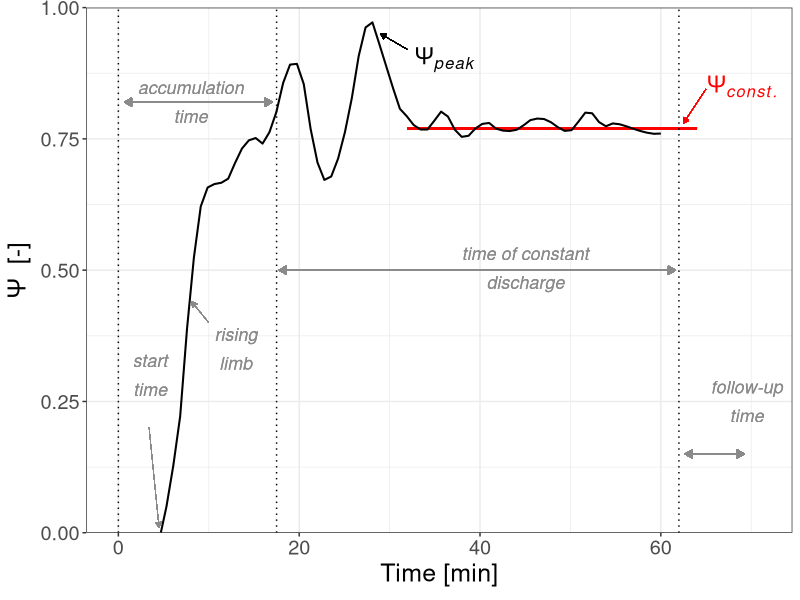

The R script that drew this image:
# ~~~~~~~~~~~~~~~~~~~~~~~~~~~~~~~~~~~~~~~~~~~~~~~~~~~~~~~~~~~~~~~~~~~~~~~~~~~~ #
# Conceptual hydrograph (Fig. 03)
# ~~~~~~~~~~~~~~~~~~~~~~~~~~~~~~~~~~~~~~~~~~~~~~~~~~~~~~~~~~~~~~~~~~~~~~~~~~~~ #

library("tidyverse")

# Load data ----
dat <- read_csv("dat/interim/plt_irrigation_example.csv")

# Basic line plot with points
p1 <- ggplot(data = dat, aes(x = t, y = AK, group = type)) +
  theme_bw()
p1 <- ggplot(data = dat, aes(x = t, y = AK, group = type)) +
  theme_bw() +
  theme(
    text = element_text(size = 18),
    legend.position = "none",
    axis.title.y.right = element_text(color = "blue"),
    axis.text.y.right = element_text(color = "blue"),
    axis.line.y.right = element_line(color = "blue"),
    axis.ticks.y.right = element_line(color = "blue")
  ) +
  xlab(expression(Time ~ "[min]")) +
  ylab(expression(Psi ~ " [-]")) +
  scale_y_continuous(expand = c(0, 0)) +
  coord_cartesian(xlim = c(0, 71), ylim = c(0, 1)) +
  geom_segment(aes(x = 32, xend = 64, y = 0.77, yend = 0.77), linetype = "solid", color = "red", size = 0.7) +
  geom_smooth(aes(color = type, size = type, linetype = type), method = "loess", se = FALSE, span = 0.15) +
  scale_linetype_manual(values = c("solid", "solid", "dashed")) +
  scale_color_manual(values = c("black", "blue", "royalblue1")) +
  scale_size_manual(values = c(0.7, 0.7, 0.7)) +
  geom_vline(xintercept = 0, linetype = "dotted", color = "black", size = 0.5) +
  geom_vline(xintercept = 17.5, linetype = "dotted", color = "black", size = 0.5) +
  geom_vline(xintercept = 62, linetype = "dotted", color = "black", size = 0.5) +
  geom_segment(aes(x = 32, y = 0.92, xend = 29, yend = 0.95), size = 0.2, arrow = arrow(length = unit(1.5, "mm"), type = "closed")) +
  annotate("text", x = 36, y = 0.90, label = expression(Psi[italic(peak)]), size = 6) +
  geom_segment(aes(x = 65, y = 0.845, xend = 62.5, yend = 0.78), size = 0.2, color = "red", arrow = arrow(length = unit(1.5, "mm"), type = "closed")) +
  annotate("text", x = 69, y = 0.85, label = expression(Psi[italic(const.)]), size = 6, color = "red") +
  # geom_segment(aes(x = 0.7, y = 0.2, xend = 6.1, yend = 0.2), size = 0.4, color = "grey54", arrow = arrow(length = unit(2, "mm"), ends = "both", type = "closed")) +
  geom_segment(aes(x = 3.4, y = 0.20, xend = 4.5, yend = 0.01), size = 0.2, color = "grey54", arrow = arrow(length = unit(1.5, "mm"), type = "closed")) +
  annotate("text", x = 3.5, y = 0.30, label = bquote(italic(atop("start", "time"))), size = 4.5, color = "grey54") +
  geom_segment(aes(x = 0.7, y = 0.82, xend = 17, yend = 0.82), size = 0.4, color = "grey54", arrow = arrow(length = unit(2, "mm"), ends = "both", type = "closed")) +
  annotate("text", x = 8, y = 0.82, label = bquote(italic(atop("accumulation", "time"))), size = 4.5, color = "grey54") +
  geom_segment(aes(x = 17.8, y = 0.5, xend = 61.6, yend = 0.5), size = 0.4, color = "grey54", arrow = arrow(length = unit(2, "mm"), ends = "both", type = "closed")) +
  annotate("text", x = 45, y = 0.5, label = bquote(italic(atop("time of constant", "discharge"))), size = 4.5, color = "grey54") +
  geom_segment(aes(x = 62.7, y = 0.15, xend = 69.2, yend = 0.15), size = 0.4, color = "grey54", arrow = arrow(length = unit(2, "mm"), ends = "both", type = "closed")) +
  annotate("text", x = 69.5, y = 0.25, label = bquote(italic(atop("follow-up", "time"))), size = 4.5, color = "grey54") +
  annotate("text", x = 13, y = 0.35, label = bquote(italic(atop("rising", "limb"))), size = 4.5, color = "grey54") +
  geom_segment(aes(x = 10, y = 0.4, xend = 8.1, yend = 0.44), size = 0.2, color = "grey54", arrow = arrow(length = unit(1.5, "mm"), type = "closed"))
ggsave("plt/fig_3.png", p1, device = png, height = 10, width = 19, dpi = 300, units = "cm")
# p1
